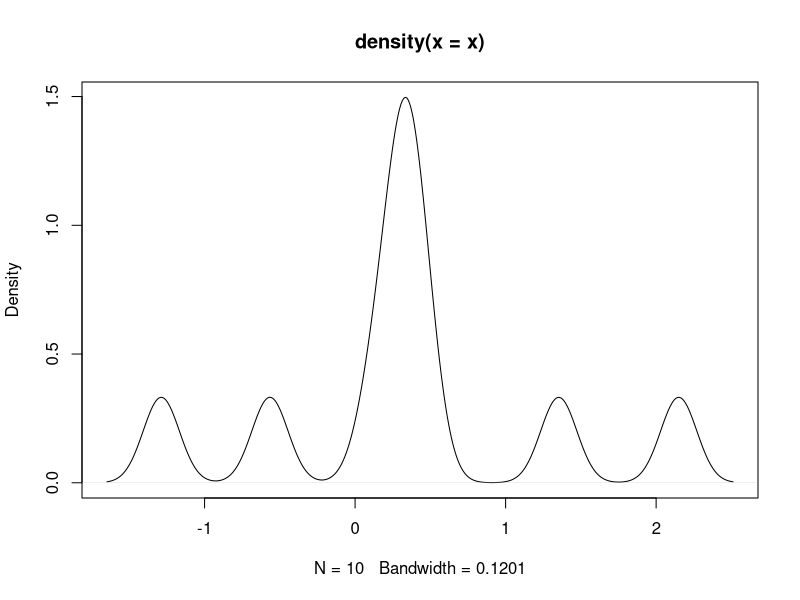
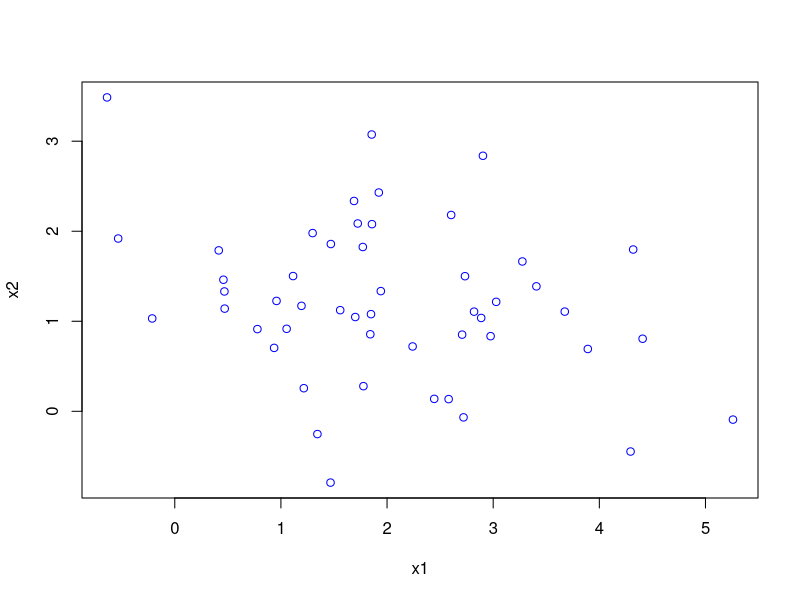
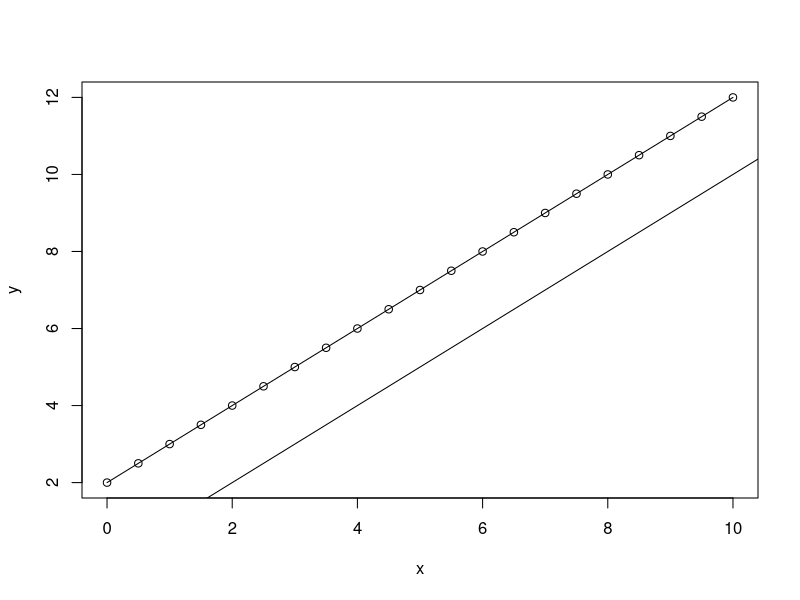
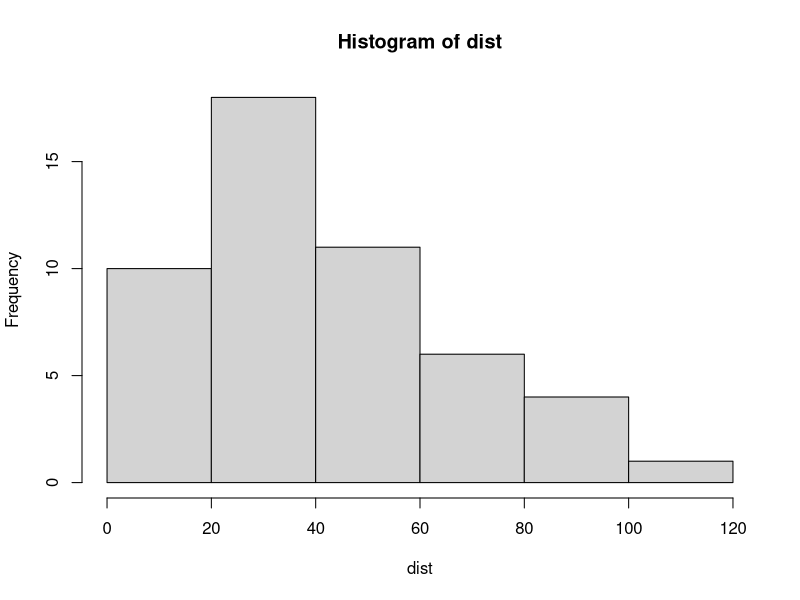
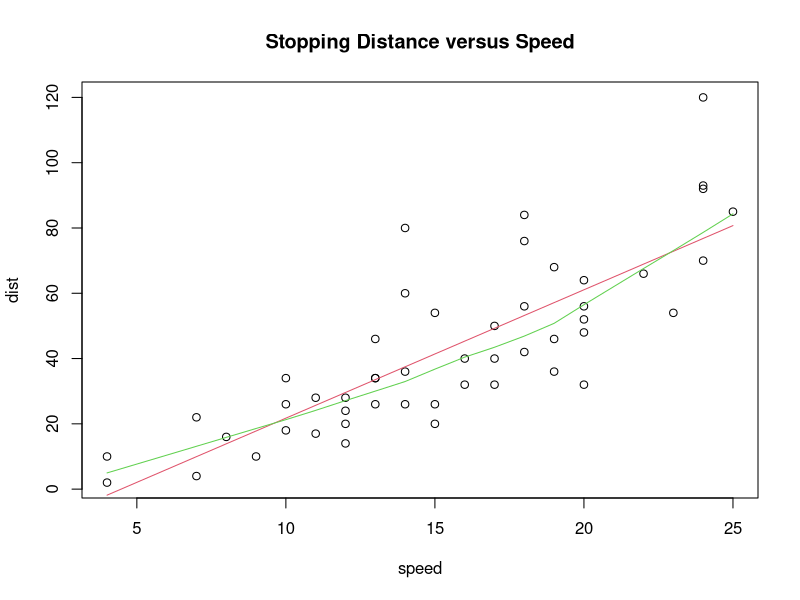

R code for these plots, in order:
## ---- chunk 1
knitr::opts_chunk$set(echo = TRUE)
## ---- chunk 2
 help(set.seed)
 set.seed(2014)
 x = rnorm(10, mean=0, sd=1)
 print(round(x,4))
 plot(density(x))
## ---- chunk 3
library(MASS)
help(mvrnorm)
mean1 = c(2,1)
cov1 = matrix(c(1,0,0,1),nrow=2)
data1 = mvrnorm(50,mean1,cov1)
plot(data1,xlab="x1",ylab="x2",col="blue")
## ---- chunk 4
x = seq(0,10,0.5)
y = seq(2,12,0.5)
plot(x,y)
lines(x,y)
abline(a=0,b=1)
## ---- chunk 5
data(cars)
cars
attach(cars)
mean(dist)
var(dist)
hist(dist)
## ---- chunk 6
a = matrix(rnorm(20), 5, 4)
a
b = a[1,]
b
c = a[, 2:4]
c
d = a[-c(1:2),]
d
## ---- chunk 7

mymodel = lm(dist ~ speed)
summary(mymodel)
### draw the scatter plot
plot(cars, main="Stopping Distance versus Speed")
### draw the fitted regression line (red)
lines(speed, fitted(mymodel), type="l", lty=1, col=2)
### draw a smooth line through a scatter plot (green)
lines(stats::lowess(cars), type="l", lty=1, col=3)
detach(cars)

